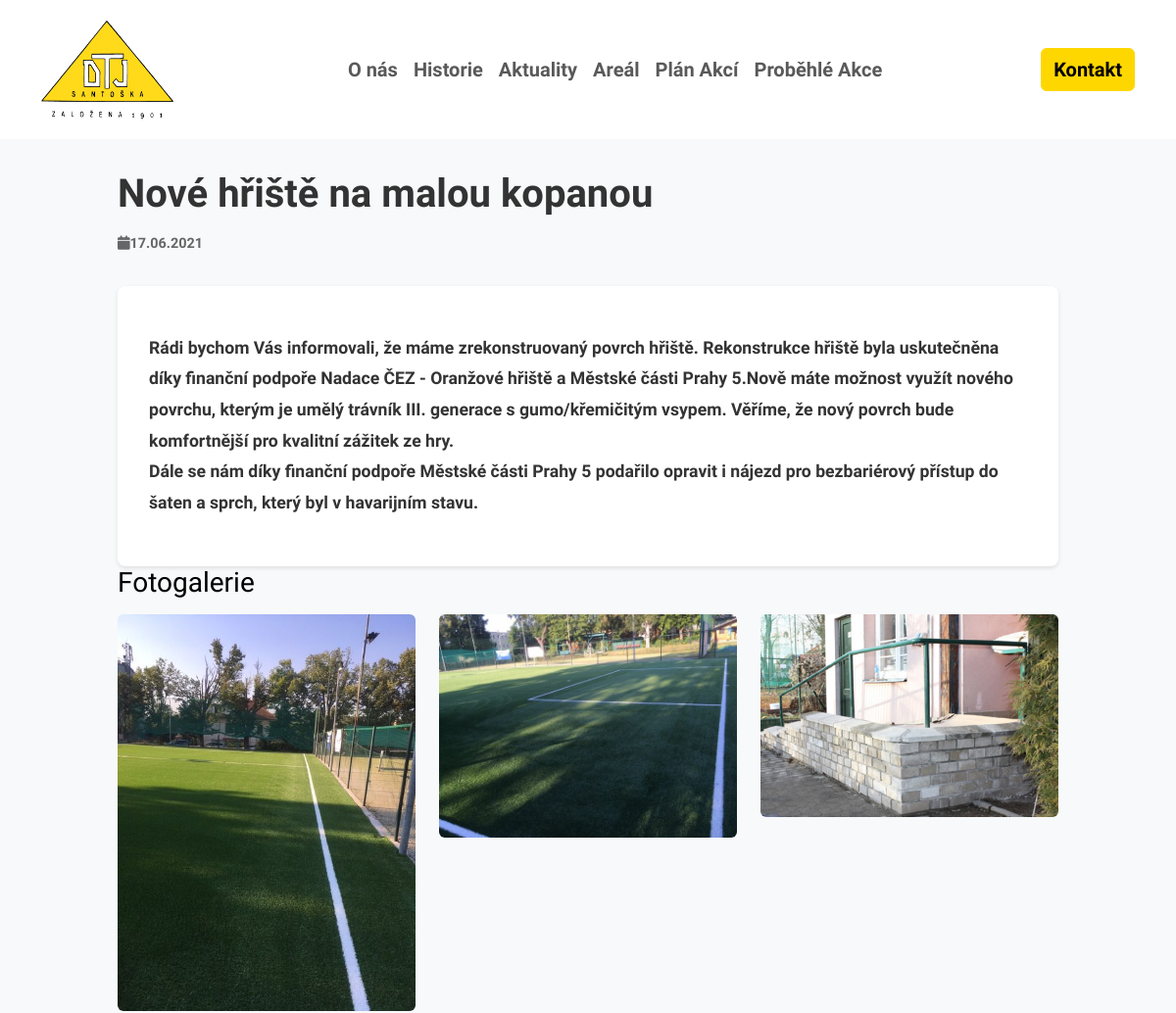
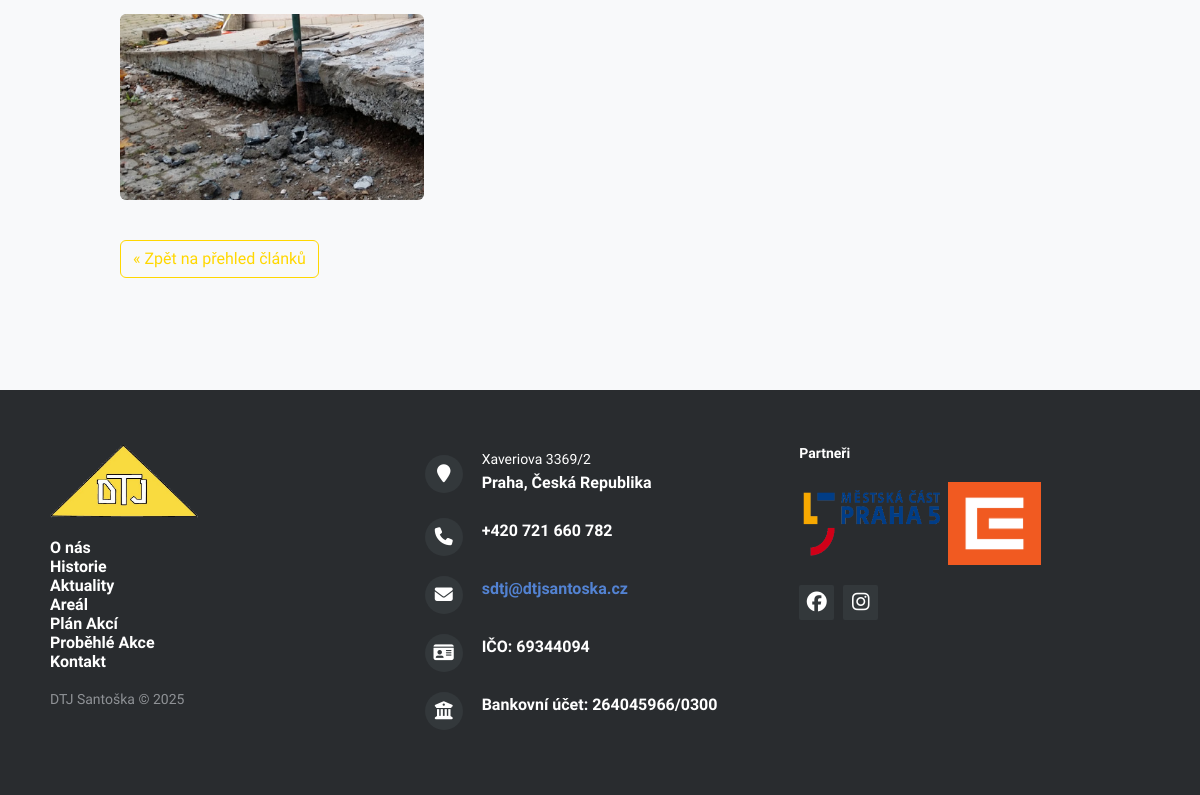
The page /clanek/nove-hriste-na-malou-kopanou/ on the database its author committed (2 pictures, top to bottom).
### dtj_aplikace/models.py (models this page shows, shortened)
class Article(models.Model):
    title = models.CharField(max_length=200, verbose_name="Titulek")
    slug = models.SlugField(max_length=200, unique=True, blank=True)
    main_image = models.ImageField(upload_to='static/articles/main_images/', verbose_name="Titulní fotka")
    content = models.TextField(verbose_name="Obsah")
    date_created = models.DateField(default=datetime.date.today, verbose_name="Datum vytvoření")
    class Meta:
        ordering = ['-date_created']
        verbose_name = "Článek"
        verbose_name_plural = "Články"

class ArticleImage(models.Model):
    article = models.ForeignKey(Article, on_delete=models.CASCADE, related_name='images')
    image = models.ImageField(upload_to='static/articles/additional_images/', verbose_name="Fotka")
    class Meta:
        verbose_name = "Fotka článku"
        verbose_name_plural = "Fotky článku"

### dtj_aplikace/views.py (the view)
# urls.py: path('clanek/<slug:slug>/', views.ArticleDetailView.as_view(), name='article_detail'),
class ArticleDetailView(DetailView):
    model = Article
    template_name = 'clanek.html'
    context_object_name = 'article'
    def get_context_data(self, **kwargs):
        context = super().get_context_data(**kwargs)
        context['images'] = self.object.images.all()
        return context

### templates/clanek.html (shortened to what this page needs)
{% extends 'base.html' %}
{% load static %}
{% block content %}
<body style="background: rgb(248, 249, 250);">
    <div class="article-wrapper">
        <article>
            <div class="article-header">
                <h1 class="article-title">{{ article.title }}</h1>
                <div class="article-meta">
                    <span class="me-3">
                        <i class="fas fa-calendar"></i>{{ article.date_created|date:"d.m.Y" }}
                    </span>
                </div>
            </div>
            <div class="article-content">
                <div class="article-text">
                    <p>{{ article.content|linebreaks }}</p>
                </div>
            </div>
            {% if images %}
            <h3 class="mb-3">Fotogalerie</h3>
            <div class="row">
                {% for img in images %}
                <div class="col-md-4 mb-3">
                    <a href="/{{ img.image }}" data-lightbox="article-gallery">
                        <img src="/{{ img.image }}" alt="Fotka {{ forloop.counter }}" class="img-fluid rounded">
                    </a>
                </div>
                {% endfor %}
            </div>
            {% endif %}
            <div class="mt-4">
                <a href="{% url 'article_list' %}" class="btn btn-outline-primary">&laquo; Zpět na přehled článků</a>
            </div>
        </article>
    </div>
</body>
{% endblock %}

### static/css/bs-theme-overrides.css (style rules this page uses)
:root, [data-bs-theme=light] { --bs-primary: #FFD700; --bs-primary-rgb: 255,215,0; --bs-primary-text-emphasis: #665600; --bs-primary-bg-subtle: #FFF7CC; --bs-primary-border-subtle: #FFEF99; --bs-secondary: #333333; --bs-secondary-rgb: 51,51,51; --bs-secondary-text-emphasis: #141414; --bs-secondary-bg-subtle: #D6D6D6; --bs-secondary-border-subtle: #ADADAD; --bs-body-color: #000000; --bs-body-color-rgb: 0,0,0; --bs-secondary-color: rgba(0,0,0,0.75); --bs-secondary-color-rgb: 0,0,0,0.75; --bs-tertiary-color: rgba(0,0,0,0.5); --bs-tertiary-color-rgb: 0,0,0,0.5; --bs-body-font-family: Rajdhani, sans-serif; --bs-body-font-size: 1rem; --bs-body-font-weight: bold; }
.btn-outline-primary { --bs-btn-color: #FFD700; --bs-btn-border-color: #FFD700; --bs-btn-focus-shadow-rgb: 255,215,0; --bs-btn-hover-color: #000000; --bs-btn-hover-bg: #FFD700; --bs-btn-hover-border-color: #FFD700; --bs-btn-active-color: #000000; --bs-btn-active-bg: #FFD700; --bs-btn-active-border-color: #FFD700; --bs-btn-disabled-color: #FFD700; --bs-btn-disabled-bg: transparent; --bs-btn-disabled-border-color: #FFD700; }

### static/css/aktualityheading.css (style rules this page uses)
* { outline: none; }
* { box-sizing: border-box; }

### static/css/containeraktuality.css (style rules this page uses)
a { border: none; }
* { outline: none; }
* { box-sizing: border-box; }

### static/css/cteni.css (style rules this page uses)
.article-wrapper { width: 80%; margin: 0 auto; padding: 2rem 0; }
.article-header { margin-bottom: 2rem; }
.article-title { font-size: 2.5rem; font-weight: bold; margin-bottom: 1rem; color: #333; }
.article-meta { color: #666; font-size: 0.9rem; margin-bottom: 1rem; }
.article-content { background: white; padding: 2rem; border-radius: 8px; box-shadow: 0 2px 4px rgba(0,0,0,0.1); }
.article-text { font-size: 1.1rem; line-height: 1.8; color: #333; }
* { box-sizing: border-box; }

### static/css/historie-1.css (style rules this page uses)
* { box-sizing: border-box; }

### static/css/kontakt.css (style rules this page uses)
* { outline: none; }
* { box-sizing: border-box; }

### static/css/navbar.css (style rules this page uses)
* { box-sizing: border-box; }

### static/css/plan.css (style rules this page uses)
* { outline: none; }
* { box-sizing: border-box; }

### rows shown on the page
Article: title "Nové hřiště na malou kopanou", date_created "17.06.2021", content "Rádi bychom Vás informovali, že máme zrekonstruovaný povrch hřiště. Rekonstrukce hřiště byla uskutečněna díky finanční podpoře Nadace ČEZ - Oranžové hřiště a Městské části Prahy 5.Nově máte možnost využít nového povrchu, kterým je umělý trávník III. generace s gumo/křemičitým vsypem. Věříme, že nový povrch bude komfortnější pro kvalitní zážitek ze hry. Dále se nám díky finanční podpoře Městské části Prahy 5 podařilo opravit i nájezd pro bezbariérový přístup do šaten a sprch, který byl v havarijním stavu."
ArticleImage: image (picture)
ArticleImage: image (picture)
ArticleImage: image (picture)
ArticleImage: image (picture)
